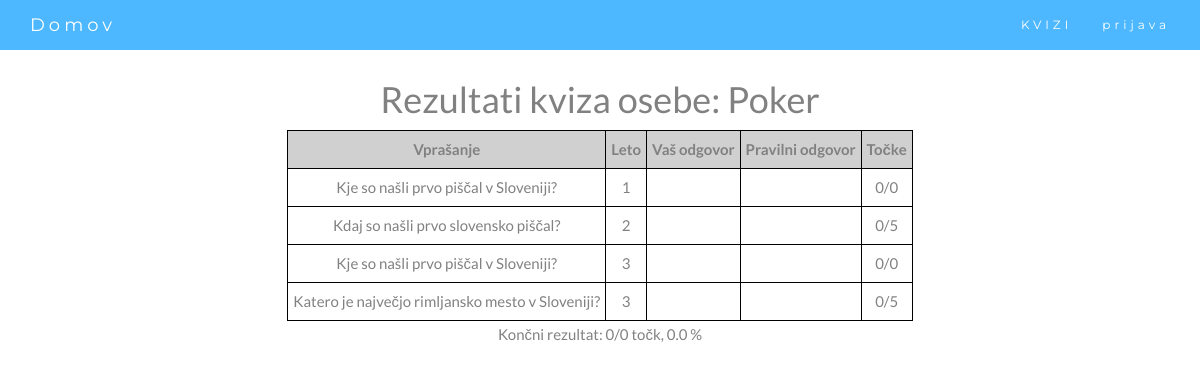
Page /rezulati/20/Poker/ on the committed database.
### webapp/models.py (models this page shows)
class OpisnoModel(models.Model):
    id = models.UUIDField(primary_key=True, default=uuid.uuid4, editable=False)
    leto = models.IntegerField(default=0)
    kviz = models.ForeignKey(dbQuiz, on_delete=CASCADE, null=True)
    opis = models.CharField(max_length=1000)
    longitude = models.FloatField(default=14.50857) # koordinate za leaflet (bomo spremenili na koncu)
    latitude = models.FloatField(default=46.04906)
    vprasanje = models.CharField(max_length=1000) # seznam vprašanj, odvisno od tipa
    pozicijaOznake = models.CharField(max_length=1000, default="err")

### webapp/views.py (the view, shortened to what this page needs)
# urls.py: path('rezulati/<int:kviz>/<str:username>/', views.rezultati, name='rezulati'),
def rezultati(request, kviz, username):
    vse_tocke = 0
    zasluzene_tocke = 0
    import ast
    def eval_pn(vprasanje, odgovor):
        vprasanje = getattr(vprasanje, 'pravilni_odgovor')
        odgovor = getattr(odgovor, 'odgovori')
        vprasanje = ast.literal_eval(vprasanje)
        odgovor = ast.literal_eval(odgovor)
        t = 0
        for i in range(len(vprasanje)):
            if vprasanje[i] == odgovor[i]:
                t += 1
        return(t)
    def eval_izbirno(vprasanje, odgovor):
        if str(getattr(vprasanje, 'pravilni_odgovor')) == str(getattr(odgovor, 'odgovori')):
            return(3)
        else: return(0)
    vsa_vprasanja = []
    odgovori = []
    tocke = []
    trenutni = []
    vsa_vprasanja += OpisnoModel.objects.filter(kviz__id=kviz)
    odgovori += OdgovorOpisnoModel.objects.filter(user=username, vprasanje__in=vsa_vprasanja)
    trenutni += OdgovorOpisnoModel.objects.filter(user=username, vprasanje__in=vsa_vprasanja)
    for i in odgovori:
        tocke.append('/')
    vsa_vprasanja = []
    trenutni = []
    vsa_vprasanja += PravilnoNepravilnoModel.objects.filter(kviz__id=kviz)
    odgovori += OdgovorPravilnoNepravilnoModel.objects.filter(user=username, vprasanje__in=vsa_vprasanja)
    trenutni += OdgovorPravilnoNepravilnoModel.objects.filter(user=username, vprasanje__in=vsa_vprasanja)
    for i in trenutni:
        tocke.append(str(eval_pn(i.vprasanje, i)) + '/5')
        zasluzene_tocke += eval_pn(i.vprasanje, i)
    for i in vsa_vprasanja:
        vse_tocke += 5
    vsa_vprasanja = []
    trenutni = []
    vsa_vprasanja += IzberiOdgovorModel.objects.filter(kviz__id=kviz)
    odgovori += OdgovorIzberiOdgovorModel.objects.filter(user=username, vprasanje__in=vsa_vprasanja)
    trenutni += OdgovorIzberiOdgovorModel.objects.filter(user=username, vprasanje__in=vsa_vprasanja)
    for i in trenutni:
        tocke.append(str(eval_izbirno(i.vprasanje, i)) + '/3')
        zasluzene_tocke += eval_izbirno(i.vprasanje, i)
    for i in vsa_vprasanja:
        vse_tocke += 3
    if vse_tocke > 0:
        rez = str(zasluzene_tocke) + '/' + str(vse_tocke) + ' točk, ' + str(round(100 * zasluzene_tocke/vse_tocke, 1)) + ' %'
    else:
        rez = '0/0 točk, 0.0 %'
    vsa_vprasanja = []
    vsa_vprasanja += OpisnoModel.objects.filter(kviz__id=kviz)
    vsa_vprasanja += PravilnoNepravilnoModel.objects.filter(kviz__id=kviz)
    vsa_vprasanja += IzberiOdgovorModel.objects.filter(kviz__id=kviz)
    vsa_vprasanja = sorted(vsa_vprasanja, key=lambda x: x.leto)
    a = []
    b = []
    c = []
    d = []
    e = []
    def v_leto(leto):
        if leto < 0:
            return str(- leto) + ' pr. n. št.'
        else:
            return str(leto)
    for i in vsa_vprasanja:
        x = False
        y = 0
        if not x:
            a.append(v_leto(i.leto))
            c.append(i.vprasanje)
            b.append('')
            try:
                d.append(i.pravilni_odgovor)
            except:
                d.append('')
                e.append('0/0')
            try:
                z = i.odgovor1
                e.append('0/3')
            except:
                e.append('0/5')
    rezul = zip(a,b,c,d,e)
    return render(request, "rezultati.html", {'rezultat': rez, 'odgovori': rezul, 'username': username})

### templates/rezultati.html (shortened to what this page needs)
{% extends "skeleton.html" %}
{% block content %}
    <h1>Rezultati kviza osebe: {{username}}</h1>
    <table style="border: 1px solid black;">
        <tr>
            <th>Vprašanje</th>
            <th>Leto</th>
            <th>Vaš odgovor</th>
            <th>Pravilni odgovor</th>
            <th>Točke</th>
        </tr>
        {% for a,b,c,d,e in odgovori %}
            <tr>
                <td>{{c}}</td>
                <td>{{a}}</td>
                <td>{{b}}</td>
                <td>{{d}}</td>
                <td>{{e}}</td>
            </tr>
        {%endfor%}
    </table>
    Končni rezultat: {{rezultat}}
{% endblock content %}

### webapp/static/webapp/style.css (style rules this page uses)
body { font: 400 15px Lato, sans-serif; line-height: 1.8; color: #818181; }
table { margin-left: auto; margin-right: auto; }

### templates/rezultati.html (style rules this page uses)
table, th, td, tr { border: 1px solid black; }
td, th { text-align: center; padding: 5px; }
th { background-color: rgb(208, 208, 208); }

### rows in the picture
OpisnoModel: odgovori "Kje so našli prvo piščal v Sloveniji?"
OpisnoModel: odgovori "Kdaj so našli prvo slovensko piščal?"
OpisnoModel: odgovori "Kje so našli prvo piščal v Sloveniji?"
OpisnoModel: odgovori "Katero je največjo rimljansko mesto v Sloveniji?"

### other values in the picture
{{ username }} "Poker"
{{ a }} "1" "2" "3" "3"
{{ e }} "0/0" "0/5" "0/0" "0/5"
{{ rezultat }} "0/0 točk, 0.0 %"
